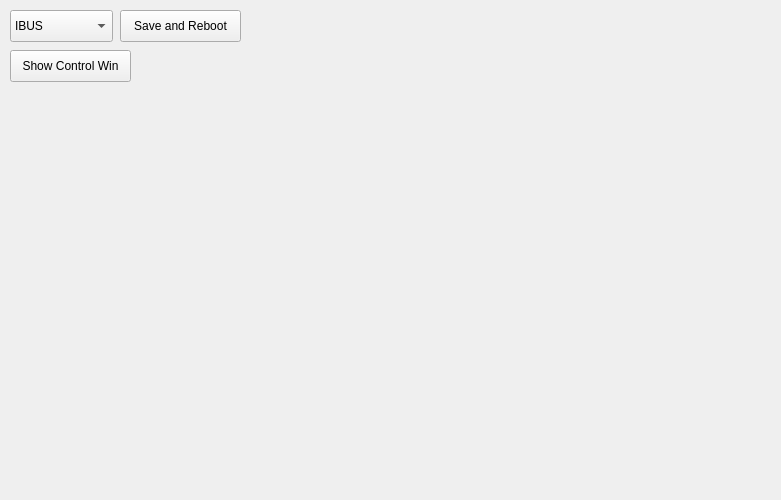
<?xml version="1.0" encoding="UTF-8"?>
<ui version="4.0">
 <class>RCForm</class>
 <widget class="QWidget" name="RCForm">
  <property name="geometry">
   <rect>
    <x>0</x>
    <y>0</y>
    <width>781</width>
    <height>500</height>
   </rect>
  </property>
  <property name="windowTitle">
   <string>Form</string>
  </property>
  <widget class="QComboBox" name="protocol_list">
   <property name="geometry">
    <rect>
     <x>10</x>
     <y>10</y>
     <width>103</width>
     <height>32</height>
    </rect>
   </property>
   <item>
    <property name="text">
     <string>IBUS</string>
    </property>
   </item>
   <item>
    <property name="text">
     <string>PC</string>
    </property>
   </item>
  </widget>
  <widget class="QPushButton" name="save_btn">
   <property name="geometry">
    <rect>
     <x>120</x>
     <y>10</y>
     <width>121</width>
     <height>32</height>
    </rect>
   </property>
   <property name="text">
    <string>Save and Reboot</string>
   </property>
  </widget>
  <widget class="QPushButton" name="show_control_win">
   <property name="geometry">
    <rect>
     <x>10</x>
     <y>50</y>
     <width>121</width>
     <height>32</height>
    </rect>
   </property>
   <property name="text">
    <string>Show Control Win</string>
   </property>
  </widget>
 </widget>
 <resources/>
 <connections/>
</ui>
